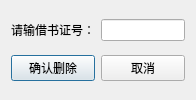
<?xml version="1.0" encoding="UTF-8"?>
<ui version="4.0">
 <class>db_Del_Card</class>
 <widget class="QDialog" name="db_Del_Card">
  <property name="geometry">
   <rect>
    <x>0</x>
    <y>0</y>
    <width>196</width>
    <height>100</height>
   </rect>
  </property>
  <property name="windowTitle">
   <string>删除借书证</string>
  </property>
  <property name="windowIcon">
   <iconset resource="bmp.qrc">
    <normaloff>:/bmp/C:/Users/Lucas/Desktop/DBP/books.ico</normaloff>:/bmp/C:/Users/Lucas/Desktop/DBP/books.ico</iconset>
  </property>
  <layout class="QVBoxLayout" name="verticalLayout">
   <item>
    <layout class="QHBoxLayout" name="horizontalLayout_2">
     <item>
      <widget class="QLabel" name="label">
       <property name="text">
        <string>请输借书证号：</string>
       </property>
      </widget>
     </item>
     <item>
      <widget class="QLineEdit" name="lineEdit"/>
     </item>
    </layout>
   </item>
   <item>
    <layout class="QHBoxLayout" name="horizontalLayout">
     <item>
      <widget class="QPushButton" name="pushButton_del">
       <property name="text">
        <string>确认删除</string>
       </property>
      </widget>
     </item>
     <item>
      <widget class="QPushButton" name="pushButton_cancel">
       <property name="text">
        <string>取消</string>
       </property>
      </widget>
     </item>
    </layout>
   </item>
  </layout>
 </widget>
 <resources>
  <include location="bmp.qrc"/>
 </resources>
 <connections/>
</ui>
